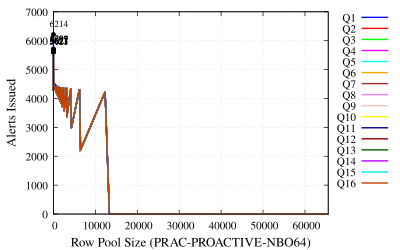

This chart was generated by the following gnuplot code:
# Set terminal to PDF with enhanced font, size, and format
set terminal pdfcairo enhanced font 'Times,12' size 4in, 2.5in

set output 'plot-alert-prac1-pro-nbo64-q.pdf'

# Set labels for axes
set xlabel 'Row Pool Size (PRAC-PROACTIVE-NBO64)' font 'Times,14'
set ylabel 'Alerts Issued' font 'Times,14'

# Set x-axis limit
set xrange [0:65536]

# Enable grid lines
set grid

# Set key outside the plot
set key outside top

# Define custom labels for each file
labels = "Q1 Q2 Q3 Q4 Q5 Q6 Q7 Q8 Q9 Q10 Q11 Q12 Q13 Q14 Q15 Q16"

# Function to find the highest point in a data file
highest_point(file) = sprintf('< awk ''{if ($1 != "GroupSize" && ($5 > max || ($5 == max && $1 > x))) {max=$5; x=$1}} END {print x, max}'' %s', file)

# List of files to plot
files = "../NBO64/NBO64-prac1-pro-pq-64-1.txt ../NBO64/NBO64-prac1-pro-pq-64-2.txt ../NBO64/NBO64-prac1-pro-pq-64-3.txt ../NBO64/NBO64-prac1-pro-pq-64-4.txt ../NBO64/NBO64-prac1-pro-pq-64-5.txt ../NBO64/NBO64-prac1-pro-pq-64-6.txt ../NBO64/NBO64-prac1-pro-pq-64-7.txt ../NBO64/NBO64-prac1-pro-pq-64-8.txt ../NBO64/NBO64-prac1-pro-pq-64-9.txt ../NBO64/NBO64-prac1-pro-pq-64-10.txt ../NBO64/NBO64-prac1-pro-pq-64-11.txt ../NBO64/NBO64-prac1-pro-pq-64-12.txt ../NBO64/NBO64-prac1-pro-pq-64-13.txt ../NBO64/NBO64-prac1-pro-pq-64-14.txt ../NBO64/NBO64-prac1-pro-pq-64-15.txt ../NBO64/NBO64-prac1-pro-pq-64-16.txt"

# Colors for the plots
colors = "blue red green magenta cyan orange brown violet pink yellow dark-blue dark-red dark-green dark-magenta dark-cyan dark-orange"

# Plot commands with custom labels, colors, line styles, and markers
plot for [i=1:words(files)] word(files, i) using 1:5 with lines lw 2 lc rgb word(colors, i) title word(labels, i), \
     for [i=1:words(files)] highest_point(word(files, i)) using 1:2 with points pointtype 7 pointsize 0.5 lc rgb "black" notitle, \
     for [i=1:words(files)] highest_point(word(files, i)) using 1:2:(sprintf("%.0f", $2)) with labels offset char 1, char 1 font 'Times,10' notitle
